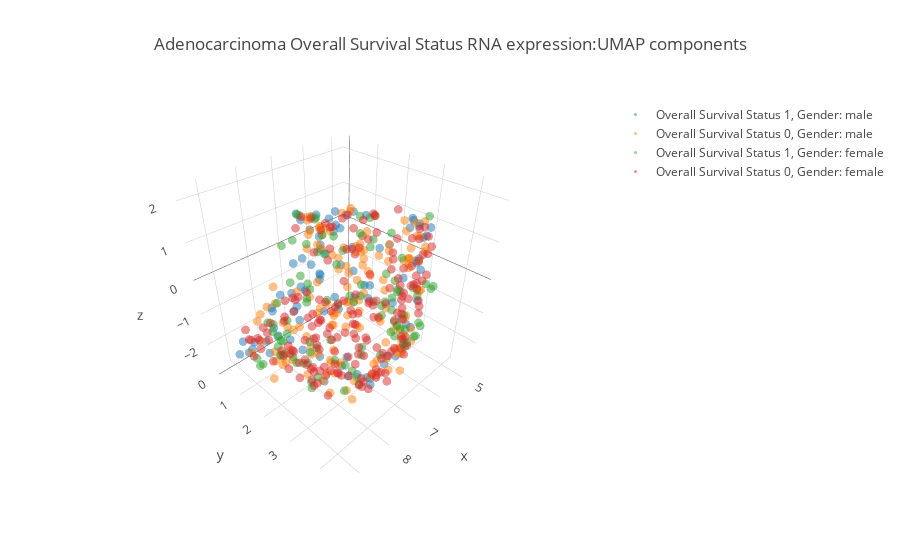

Source (notebook cell):
### Code cell
# short exploratory
# 1. dimension reduction
# 2. plot the differential targets

_cols = cols  # rnaID_include

tmp = Adeno
diag_str = 'Adenocarcinoma Overall Survival Status'  # 'Lung Adenocarcinoma' 'Lung Squamous Cell Carcinoma', 'Adeno/SCC'

target = 'Overall Survival Status' # 'Overall Survival Status' # Response # Gender
tmp.dropna(subset=[target], axis=0, inplace=True)

red = 'UMAP'
reduceR = UMAP(n_components=3, random_state=323) #UMAP(n_components=3)

scaler = StandardScaler().fit(tmp.loc[:, _cols])
X = scaler.transform(tmp.loc[:, _cols])

reduceR.fit(X) #  y=tmp['Response']


fig = go.Figure(layout={'title': diag_str+' RNA expression:'+red+' components'})
# Configure the trace.
reduceD = reduceR.transform(scaler.transform(tmp.loc[(tmp[target]==1) & (tmp['Gender']==0), _cols]))
fig.add_trace(go.Scatter3d(
    x=reduceD[:,0], 
    y=reduceD[:,1], 
    z=reduceD[:,2], 
    mode='markers',
    marker={
        'size': 3,
        'opacity': 0.5,
    },
    name= target+' 1, Gender: male'
)
)

reduceD = reduceR.transform(scaler.transform(tmp.loc[(tmp[target]==0) & (tmp['Gender']==0), _cols]))
fig.add_trace(go.Scatter3d(
    x=reduceD[:,0],  
    y=reduceD[:,1],  
    z=reduceD[:,2], 
    mode='markers',
    marker={
        'size': 3,
        'opacity': 0.5,
    },
    name= target+' 0, Gender: male'
)
)

reduceD = reduceR.transform(scaler.transform(tmp.loc[(tmp[target]==1) & (tmp['Gender']==1), _cols]))
fig.add_trace(go.Scatter3d(
    x=reduceD[:,0], 
    y=reduceD[:,1], 
    z=reduceD[:,2], 
    mode='markers',
    marker={
        'size': 3,
        'opacity': 0.5,
    },
    name= target+' 1, Gender: female'
)
)

reduceD = reduceR.transform(scaler.transform(tmp.loc[(tmp[target]==0) & (tmp['Gender']==1), _cols]))
fig.add_trace(go.Scatter3d(
    x=reduceD[:,0],  
    y=reduceD[:,1],  
    z=reduceD[:,2], 
    mode='markers',
    marker={
        'size': 3,
        'opacity': 0.5,
    },
    name= target+' 0, Gender: female'
)
)


# Configure the layout.
layout = go.Layout(
    margin={'l': 0, 'r': 0, 'b': 0, 't': 0}
)
plotly.offline.iplot(fig)

##############
##############

fig, ax = plt.subplots(ncols=2, nrows=2, figsize=(18,14))
cmap = sns.cubehelix_palette(as_cmap=True, dark=0, light=1, reverse=True)


reduceR = UMAP(n_components=2, random_state=777) #UMAP(n_components=3)
reduceR.fit(X)

reduceD = pd.DataFrame(reduceR.transform(scaler.transform(tmp.loc[(tmp[target]==1) & (tmp['Gender']==1),
                                                               _cols])),
                   columns=['umap 1', 'umap 2'])
sns.kdeplot(reduceD['umap 1'], reduceD['umap 2'], cmap=cmap, n_levels=60, shade=True,  ax=ax[0,0])
ax[0,0].set_xlim(-5, 11)
ax[0,0].set_title(target+' 1, female')

reduceD = pd.DataFrame(reduceR.transform(scaler.transform(tmp.loc[(tmp[target]==0) & (tmp['Gender']==1), 
                                                                  _cols])),
                       columns=['umap 1', 'umap 2'])
sns.kdeplot(reduceD['umap 1'], reduceD['umap 2'], cmap=cmap, n_levels=60, shade=True, ax=ax[0,1])
ax[0,1].set_xlim(-5, 11)
ax[0,1].set_title(target+' 0, female')

############

reduceD = pd.DataFrame(reduceR.transform(scaler.transform(tmp.loc[(tmp[target]==1) & (tmp['Gender']==0),
                                                               _cols])),
                   columns=['umap 1', 'umap 2'])
sns.kdeplot(reduceD['umap 1'], reduceD['umap 2'], cmap=cmap, n_levels=60, shade=True,  ax=ax[1,0])
ax[1,0].set_xlim(-5, 11)
ax[1,0].set_title(target+' 1, male')

reduceD = pd.DataFrame(reduceR.transform(scaler.transform(tmp.loc[(tmp[target]==0) & (tmp['Gender']==0), 
                                                                  _cols])),
                       columns=['umap 1', 'umap 2'])
sns.kdeplot(reduceD['umap 1'], reduceD['umap 2'], cmap=cmap, n_levels=60, shade=True, ax=ax[1,1])
ax[1,1].set_xlim(-5, 11)
ax[1,1].set_title(target+' 0, male')

### Figure 1 — Plotly figure (JSON) as saved in the notebook; plotly's stock layout.template omitted (floating-point values rounded to 4 significant figures; data arrays with more than 128 entries replaced by an {"elided": "..."} marker saying what was removed)
{"data": [{"marker": {"opacity": 0.5, "size": 3}, "mode": "markers", "name": "Overall Survival Status 1, Gender: male", "type": "scatter3d", "uid": "8d346b15-4199-40d6-a19b-f2b5ec180cbc", "x": [7.749, 5.252, 8.461, 7.369, 7.551, 5.523, 9.094, 8.273, 7.235, 9.386, 6.509, 5.421, 8.037, 6.901, 8.143, 7.68, 6.648, 6.41, 5.113, 9.224, 8.776, 8.864, 5.789, 8.413, 8.802, 7.029, 5.429, 6.911, 9.18, 7.646, 6.041, 8.195, 8.869, 6.263, 8.371, 5.952, 6.178, 7.033, 7.628, 6.607, 5.622, 5.404, 5.41, 9.125, 6.479, 5.656, 7.609, 5.296, 7.181, 9.24, 9.224, 7.919, 6.219, 7.112, 5.439, 8.637, 6.976, 4.875, 8.877, 5.152, 6.283, 4.723, 7.446, 7.863, 5.325, 8.349, 5.005, 7.62, 8.227, 9.237, 8.94, 7.192, 8.004, 5.815, 6.787, 8.449, 7.482, 8.09, 5.261, 7.215, 5.729, 7.42, 6.883, 7.075, 5.465, 8.338, 5.965, 5.504, 8.808], "y": [2.248, 2.965, 1.641, 1.173, 1.691, 1.166, 3.084, 3.988, 3.368, 1.066, 0.7889, 2.871, 3.483, 1.618, 0.7768, 1.836, 1.722, 1.901, 3.1, 2.551, 4.044, 1.988, 0.01389, 4.255, 2.745, 0.3458, 2.904, 1.045, 0.9485, 3.291, 1.03, 2.6, 1.564, 3.81, 1.134, 2.055, 0.6856, 4.111, 2.76, 1.542, 1.898, 2.231, 1.919, 2.774, 0.7879, 2.987, 4.513, 2.988, 2.056, 1.251, 1.404, 4.34, 2.036, 1.423, 3.119, 2.448, 0.5358, 3.038, 1.856, 3.069, 2.199, 2.592, 3.399, 4.514, 3.101, 2.257, 2.945, 1.499, 4.192, 2.046, 3.567, 1.551, 1.929, 0.7008, 3.813, 3.772, 0.8271, 4.418, 2.642, 1.647, 2.706, 1.933, 1.761, 4.26, 0.7497, 1.901, 1.051, 1.06, 0.8473], "z": [1.134, 0.07556, -0.00521, 1.3, 1.311, -1.842, 0.4615, 1.319, -2.508, -1.58, -0.7285, 1.261, 1.284, 1.327, -1.007, 0.5373, 1.029, 0.4967, 0.7693, -0.7268, -0.07761, -0.7497, -0.1772, -0.7335, -0.7226, -0.3765, 1.218, 1.179, -1.376, -1.902, -2.052, -1.422, -1.552, -0.1727, -0.7965, -1.181, -0.2895, -0.7637, -2.002, 1.031, 1.066, 0.2984, 0.06559, -0.2107, -0.7921, 1.141, 0.3234, 1.117, 1.267, -1.5, -1.298, -0.4282, 0.7816, 1.429, 0.159, 0.208, 1.105, 0.8777, -0.5933, -0.1926, 1.4, 0.699, 0.6203, -0.3441, 0.2199, 0.4658, 0.613, -0.3731, -0.9401, -0.6467, -0.9657, -0.2346, 0.8795, 0.8264, -0.407, -1.032, -1.445, -0.4741, -0.5884, 0.7838, -1.106, -0.8837, -0.8141, -0.2127, 0.6312, 0.1179, -0.5779, 0.8412, -1.7]}, {"marker": {"opacity": 0.5, "size": 3}, "mode": "markers", "name": "Overall Survival Status 0, Gender: male", "type": "scatter3d", "uid": "7e0c408f-92de-43cf-a64b-1dc993b3d71b", "x": {"elided": "146 float values"}, "y": {"elided": "146 float values"}, "z": {"elided": "146 float values"}}, {"marker": {"opacity": 0.5, "size": 3}, "mode": "markers", "name": "Overall Survival Status 1, Gender: female", "type": "scatter3d", "uid": "6180d669-02a2-4760-9655-2178eda2c996", "x": [8.047, 8.468, 8.384, 9.184, 7.915, 7.142, 8.515, 8.125, 7.763, 8.334, 8.98, 8.858, 9.364, 6.254, 8.239, 8.131, 7.394, 7.677, 7.837, 7.598, 7.467, 5.172, 7.35, 7.225, 7.234, 6.571, 5.381, 8.683, 8.766, 5.247, 8.176, 7.954, 7.235, 6.231, 8.758, 6.693, 9.167, 6.716, 6.709, 9.307, 6.806, 8.631, 7.821, 7.975, 8.467, 8.504, 7.093, 8.699, 5.608, 7.468, 8.797, 6.045, 7.849, 8.584, 8.765, 7.391, 8.217, 7.42, 6.444, 6.392, 7.673, 7.575, 7.221, 9.082, 8.1, 9.166, 6.459, 5.916, 8.265, 7.282, 7.064, 7.19, 7.429, 5.49, 5.194, 6.88, 5.55, 8.3, 6.911, 5.766, 8.853, 7.067, 5.562, 5.791, 7.995, 8.394, 6.311, 7.321, 8.298, 6.155, 6.036, 7.527, 7.961, 7.987, 7.895, 8.273, 6.325, 6.394], "y": [2.19, 4.106, 2.213, 3.46, 4.391, 0.5255, 3.204, 1.468, 2.655, 4.267, 3.202, 2.148, 1.879, 3.398, 1.013, 4.37, 4.069, 4.292, 4.307, 2.14, 2.358, 3.154, 4.117, 1.84, 2.399, 2.352, 1.196, 2.839, 3.804, 1.403, 1.666, 3.813, 4.279, 3.242, 1.621, 0.293, 1.453, 4.209, 3.802, 2.606, 3.685, 4.195, 0.9814, 1.874, 1.829, 1.693, 4.503, 3.932, 1.065, 1.384, 2.977, 0.1408, 3.316, 3.792, 1.837, 4.137, 1.13, 1.111, 3.675, 3.657, 3.637, 4.097, 4.504, 3.538, 3.09, 1.682, 0.2476, 3.909, 3.962, 3.661, 4.357, 4.285, 4.088, 3.701, 1.008, 1.149, 1.16, 1.26, 4.109, 3.663, 3.266, 1.769, 2.389, 3.483, 2.059, 4.081, 3.174, 1.661, 0.9978, 2.718, 1.878, 1.415, 1.383, 1.813, 0.985, 0.7167, 2.833, 2.977], "z": [0.2142, -1.002, -1.773, -0.06844, 1.433, 0.4312, 1.739, -2.232, -1.8, 1.127, -1.414, -0.8154, -1.404, -1.251, -2.099, 1.075, 0.7716, 1.079, 0.6868, 1.367, 1.379, 1.317, 0.769, -0.6915, 0.9515, -0.6315, 0.2112, 0.6368, 1.04, 0.6967, -2.278, 1.907, -0.6435, -1.613, -0.9148, 0.8819, -1.593, -0.3291, -0.3538, -0.1208, 1.129, -0.6181, 0.7368, -2.279, -0.6284, -1.727, -0.02535, -0.4195, -1.786, -2.194, -1.549, 0.4902, -1.617, -1.351, -1.503, -0.05789, -0.6359, 1.434, -1.469, -1.038, 1.882, 0.7323, -0.2122, 0.03153, 1.282, -1.632, -0.06257, 0.03058, -0.4174, -1.27, -0.4231, -0.5614, 0.04245, -0.214, 0.5864, 1.182, -1.999, -1.7, 0.6465, -0.02786, -1.138, -2.133, 0.7441, -0.4538, 0.2752, -0.04852, -1.465, 0.6441, -1.327, -1.279, -0.7909, -0.8262, -0.03433, 0.3667, -1.887, -1.45, -0.8111, 0.2271]}, {"marker": {"opacity": 0.5, "size": 3}, "mode": "markers", "name": "Overall Survival Status 0, Gender: female", "type": "scatter3d", "uid": "aa0124a7-a5ee-4af9-a7ea-a64bd98dcbe6", "x": {"elided": "178 float values"}, "y": {"elided": "178 float values"}, "z": {"elided": "178 float values"}}], "layout": {"title": {"text": "Adenocarcinoma Overall Survival Status RNA expression:UMAP components"}}}
